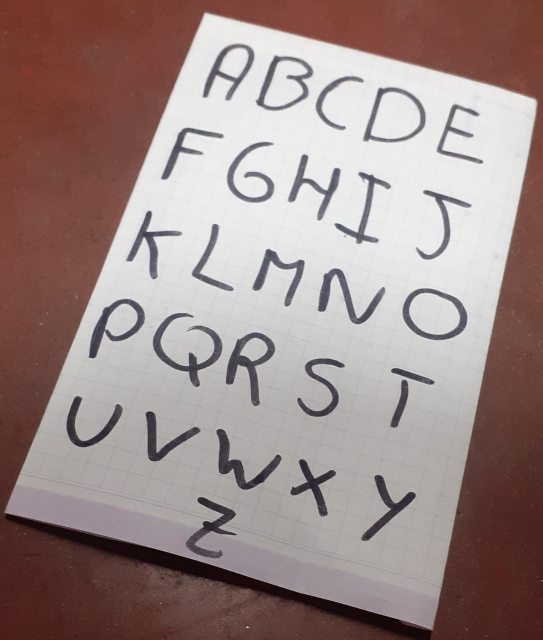
#> input picture examen2/imagenes/1.jpg, 1086 x 1280 px, found by its file name (shown at 1/2 size)
$ python 'thresholding adaptativo.py'
#> lines starting #> are read from the running program, lines starting #| are printed output that depends on the picture
import cv2
from matplotlib import pyplot as plt
import math as mt
import numpy as np

img=cv2.imread("1.jpg",0)
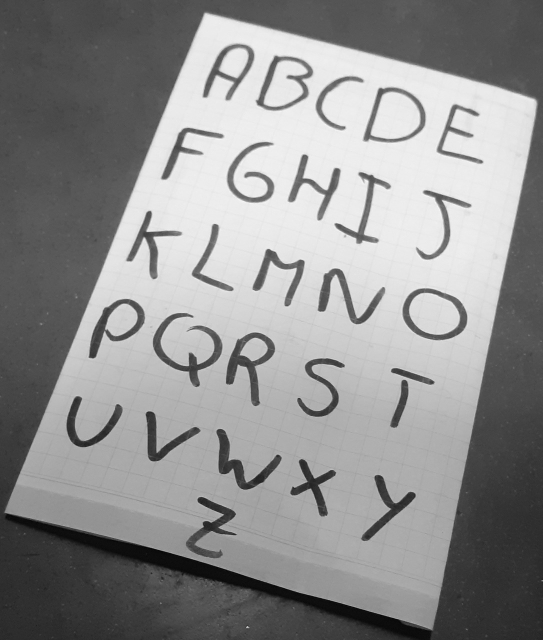
#> img: shape (1280, 1086) (shown at 1/2 size); min 0, max 255, mean 143.1
#img=cv2.resize(img,(700,400))
img2=cv2.imread("2.jpg",0)
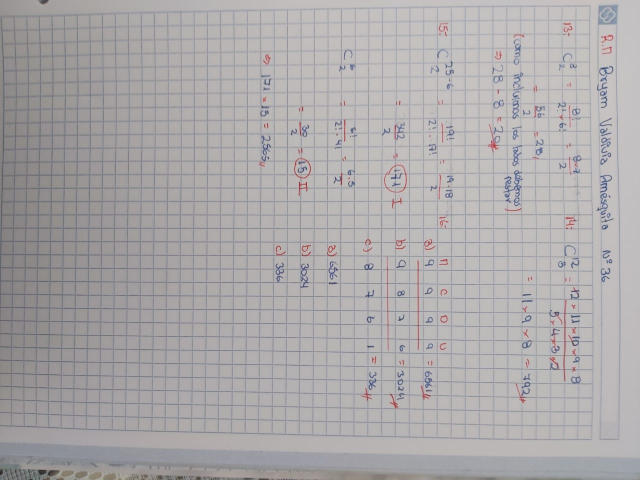
#> input picture examen2/imagenes/2.jpg, 1280 x 960 px, found by its file name (shown at 1/2 size)
#> img2: shape (960, 1280); min 30, max 216, mean 170.1
#img2=cv2.resize(img2,(700,400))

f,c=img.shape
#> f = 1280; c = 1086

for i in range(img2.shape[0]):
    for j in range(img2.shape[1]):
#> (the run stopped early here; a loop or call above may not have finished)
